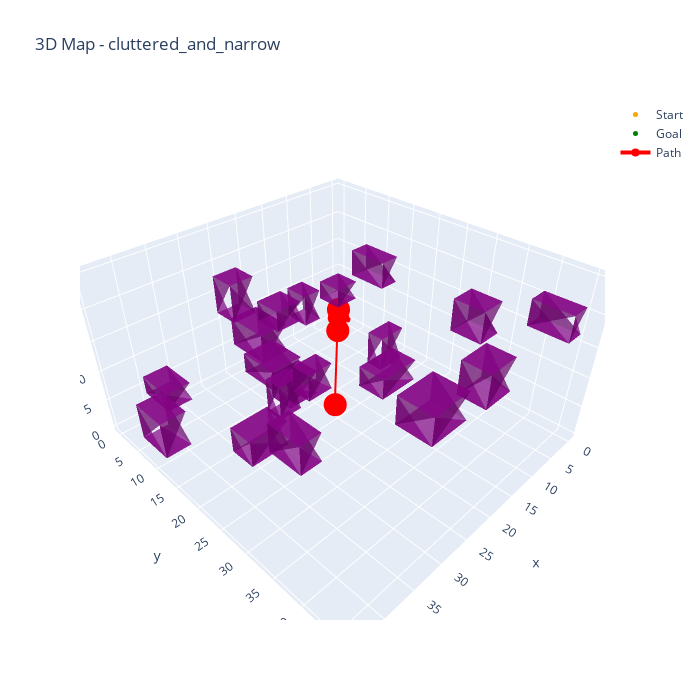

Notebook code for this chart:
### Code cell
vis3d = MapVisualizer(dimensions=3, bounds=(50, 50, 30), map_type="cluttered_and_narrow")
vis3d.plot_start_goal((0, 0, 0), (40, 40, 25))
vis3d.plot_path_trace([(0, 0, 0), (10, 10, 10), (20, 20, 15), (40, 40, 25)])
vis3d.show()

### Figure 1 — Plotly figure (JSON) as saved in the notebook; plotly's stock layout.template omitted (floating-point values rounded to 4 significant figures)
{"data": [{"color": "purple", "i": [0, 0, 0, 1, 1, 2, 2, 3, 4, 4, 5, 6], "j": [1, 2, 3, 2, 5, 3, 6, 0, 5, 6, 6, 7], "k": [2, 3, 0, 5, 6, 6, 7, 4, 6, 7, 4, 4], "opacity": 0.7, "type": "mesh3d", "x": [5, 9, 9, 5, 5, 9, 9, 5], "y": [31, 31, 36, 36, 31, 31, 36, 36], "z": [15, 15, 15, 15, 20, 20, 20, 20]}, {"color": "purple", "i": [0, 0, 0, 1, 1, 2, 2, 3, 4, 4, 5, 6], "j": [1, 2, 3, 2, 5, 3, 6, 0, 5, 6, 6, 7], "k": [2, 3, 0, 5, 6, 6, 7, 4, 6, 7, 4, 4], "opacity": 0.7, "type": "mesh3d", "x": [2, 5, 5, 2, 2, 5, 5, 2], "y": [40, 40, 46, 46, 40, 40, 46, 46], "z": [18, 18, 18, 18, 22, 22, 22, 22]}, {"color": "purple", "i": [0, 0, 0, 1, 1, 2, 2, 3, 4, 4, 5, 6], "j": [1, 2, 3, 2, 5, 3, 6, 0, 5, 6, 6, 7], "k": [2, 3, 0, 5, 6, 6, 7, 4, 6, 7, 4, 4], "opacity": 0.7, "type": "mesh3d", "x": [36, 40, 40, 36, 36, 40, 40, 36], "y": [0, 0, 6, 6, 0, 0, 6, 6], "z": [4, 4, 4, 4, 7, 7, 7, 7]}, {"color": "purple", "i": [0, 0, 0, 1, 1, 2, 2, 3, 4, 4, 5, 6], "j": [1, 2, 3, 2, 5, 3, 6, 0, 5, 6, 6, 7], "k": [2, 3, 0, 5, 6, 6, 7, 4, 6, 7, 4, 4], "opacity": 0.7, "type": "mesh3d", "x": [29, 33, 33, 29, 29, 33, 33, 29], "y": [14, 14, 20, 20, 14, 14, 20, 20], "z": [16, 16, 16, 16, 20, 20, 20, 20]}, {"color": "purple", "i": [0, 0, 0, 1, 1, 2, 2, 3, 4, 4, 5, 6], "j": [1, 2, 3, 2, 5, 3, 6, 0, 5, 6, 6, 7], "k": [2, 3, 0, 5, 6, 6, 7, 4, 6, 7, 4, 4], "opacity": 0.7, "type": "mesh3d", "x": [40, 44, 44, 40, 40, 44, 44, 40], "y": [5, 5, 11, 11, 5, 5, 11, 11], "z": [1, 1, 1, 1, 7, 7, 7, 7]}, {"color": "purple", "i": [0, 0, 0, 1, 1, 2, 2, 3, 4, 4, 5, 6], "j": [1, 2, 3, 2, 5, 3, 6, 0, 5, 6, 6, 7], "k": [2, 3, 0, 5, 6, 6, 7, 4, 6, 7, 4, 4], "opacity": 0.7, "type": "mesh3d", "x": [4, 10, 10, 4, 4, 10, 10, 4], "y": [34, 34, 39, 39, 34, 34, 39, 39], "z": [6, 6, 6, 6, 12, 12, 12, 12]}, {"color": "purple", "i": [0, 0, 0, 1, 1, 2, 2, 3, 4, 4, 5, 6], "j": [1, 2, 3, 2, 5, 3, 6, 0, 5, 6, 6, 7], "k": [2, 3, 0, 5, 6, 6, 7, 4, 6, 7, 4, 4], "opacity": 0.7, "type": "mesh3d", "x": [25, 31, 31, 25, 25, 31, 31, 25], "y": [40, 40, 45, 45, 40, 40, 45, 45], "z": [17, 17, 17, 17, 21, 21, 21, 21]}, {"color": "purple", "i": [0, 0, 0, 1, 1, 2, 2, 3, 4, 4, 5, 6], "j": [1, 2, 3, 2, 5, 3, 6, 0, 5, 6, 6, 7], "k": [2, 3, 0, 5, 6, 6, 7, 4, 6, 7, 4, 4], "opacity": 0.7, "type": "mesh3d", "x": [14, 17, 17, 14, 14, 17, 17, 14], "y": [6, 6, 10, 10, 6, 6, 10, 10], "z": [10, 10, 10, 10, 15, 15, 15, 15]}, {"color": "purple", "i": [0, 0, 0, 1, 1, 2, 2, 3, 4, 4, 5, 6], "j": [1, 2, 3, 2, 5, 3, 6, 0, 5, 6, 6, 7], "k": [2, 3, 0, 5, 6, 6, 7, 4, 6, 7, 4, 4], "opacity": 0.7, "type": "mesh3d", "x": [8, 11, 11, 8, 8, 11, 11, 8], "y": [14, 14, 20, 20, 14, 14, 20, 20], "z": [18, 18, 18, 18, 22, 22, 22, 22]}, {"color": "purple", "i": [0, 0, 0, 1, 1, 2, 2, 3, 4, 4, 5, 6], "j": [1, 2, 3, 2, 5, 3, 6, 0, 5, 6, 6, 7], "k": [2, 3, 0, 5, 6, 6, 7, 4, 6, 7, 4, 4], "opacity": 0.7, "type": "mesh3d", "x": [34, 38, 38, 34, 34, 38, 38, 34], "y": [28, 28, 31, 31, 28, 28, 31, 31], "z": [18, 18, 18, 18, 21, 21, 21, 21]}, {"color": "purple", "i": [0, 0, 0, 1, 1, 2, 2, 3, 4, 4, 5, 6], "j": [1, 2, 3, 2, 5, 3, 6, 0, 5, 6, 6, 7], "k": [2, 3, 0, 5, 6, 6, 7, 4, 6, 7, 4, 4], "opacity": 0.7, "type": "mesh3d", "x": [33, 39, 39, 33, 33, 39, 39, 33], "y": [20, 20, 24, 24, 20, 20, 24, 24], "z": [5, 5, 5, 5, 9, 9, 9, 9]}, {"color": "purple", "i": [0, 0, 0, 1, 1, 2, 2, 3, 4, 4, 5, 6], "j": [1, 2, 3, 2, 5, 3, 6, 0, 5, 6, 6, 7], "k": [2, 3, 0, 5, 6, 6, 7, 4, 6, 7, 4, 4], "opacity": 0.7, "type": "mesh3d", "x": [24, 28, 28, 24, 24, 28, 28, 24], "y": [13, 13, 17, 17, 13, 13, 17, 17], "z": [17, 17, 17, 17, 20, 20, 20, 20]}, {"color": "purple", "i": [0, 0, 0, 1, 1, 2, 2, 3, 4, 4, 5, 6], "j": [1, 2, 3, 2, 5, 3, 6, 0, 5, 6, 6, 7], "k": [2, 3, 0, 5, 6, 6, 7, 4, 6, 7, 4, 4], "opacity": 0.7, "type": "mesh3d", "x": [26, 31, 31, 26, 26, 31, 31, 26], "y": [13, 13, 19, 19, 13, 13, 19, 19], "z": [10, 10, 10, 10, 13, 13, 13, 13]}, {"color": "purple", "i": [0, 0, 0, 1, 1, 2, 2, 3, 4, 4, 5, 6], "j": [1, 2, 3, 2, 5, 3, 6, 0, 5, 6, 6, 7], "k": [2, 3, 0, 5, 6, 6, 7, 4, 6, 7, 4, 4], "opacity": 0.7, "type": "mesh3d", "x": [2, 7, 7, 2, 2, 7, 7, 2], "y": [14, 14, 17, 17, 14, 14, 17, 17], "z": [0, 0, 0, 0, 6, 6, 6, 6]}, {"color": "purple", "i": [0, 0, 0, 1, 1, 2, 2, 3, 4, 4, 5, 6], "j": [1, 2, 3, 2, 5, 3, 6, 0, 5, 6, 6, 7], "k": [2, 3, 0, 5, 6, 6, 7, 4, 6, 7, 4, 4], "opacity": 0.7, "type": "mesh3d", "x": [23, 27, 27, 23, 23, 27, 27, 23], "y": [12, 12, 15, 15, 12, 12, 15, 15], "z": [0, 0, 0, 0, 6, 6, 6, 6]}, {"color": "purple", "i": [0, 0, 0, 1, 1, 2, 2, 3, 4, 4, 5, 6], "j": [1, 2, 3, 2, 5, 3, 6, 0, 5, 6, 6, 7], "k": [2, 3, 0, 5, 6, 6, 7, 4, 6, 7, 4, 4], "opacity": 0.7, "type": "mesh3d", "x": [39, 42, 42, 39, 39, 42, 42, 39], "y": [32, 32, 37, 37, 32, 32, 37, 37], "z": [15, 15, 15, 15, 19, 19, 19, 19]}, {"color": "purple", "i": [0, 0, 0, 1, 1, 2, 2, 3, 4, 4, 5, 6], "j": [1, 2, 3, 2, 5, 3, 6, 0, 5, 6, 6, 7], "k": [2, 3, 0, 5, 6, 6, 7, 4, 6, 7, 4, 4], "opacity": 0.7, "type": "mesh3d", "x": [26, 30, 30, 26, 26, 30, 30, 26], "y": [22, 22, 25, 25, 22, 22, 25, 25], "z": [11, 11, 11, 11, 15, 15, 15, 15]}, {"color": "purple", "i": [0, 0, 0, 1, 1, 2, 2, 3, 4, 4, 5, 6], "j": [1, 2, 3, 2, 5, 3, 6, 0, 5, 6, 6, 7], "k": [2, 3, 0, 5, 6, 6, 7, 4, 6, 7, 4, 4], "opacity": 0.7, "type": "mesh3d", "x": [8, 12, 12, 8, 8, 12, 12, 8], "y": [8, 8, 12, 12, 8, 8, 12, 12], "z": [12, 12, 12, 12, 15, 15, 15, 15]}, {"color": "purple", "i": [0, 0, 0, 1, 1, 2, 2, 3, 4, 4, 5, 6], "j": [1, 2, 3, 2, 5, 3, 6, 0, 5, 6, 6, 7], "k": [2, 3, 0, 5, 6, 6, 7, 4, 6, 7, 4, 4], "opacity": 0.7, "type": "mesh3d", "x": [24, 28, 28, 24, 24, 28, 28, 24], "y": [3, 3, 7, 7, 3, 3, 7, 7], "z": [14, 14, 14, 14, 20, 20, 20, 20]}, {"color": "purple", "i": [0, 0, 0, 1, 1, 2, 2, 3, 4, 4, 5, 6], "j": [1, 2, 3, 2, 5, 3, 6, 0, 5, 6, 6, 7], "k": [2, 3, 0, 5, 6, 6, 7, 4, 6, 7, 4, 4], "opacity": 0.7, "type": "mesh3d", "x": [19, 25, 25, 19, 19, 25, 25, 19], "y": [29, 29, 33, 33, 29, 29, 33, 33], "z": [13, 13, 13, 13, 16, 16, 16, 16]}, {"marker": {"color": "orange", "size": 5}, "mode": "markers", "name": "Start", "type": "scatter3d", "x": [0], "y": [0], "z": [0]}, {"marker": {"color": "green", "size": 5}, "mode": "markers", "name": "Goal", "type": "scatter3d", "x": [40], "y": [40], "z": [25]}, {"line": {"color": "red", "width": 4}, "mode": "lines+markers", "name": "Path", "type": "scatter3d", "x": [0, 10, 20, 40], "y": [0, 10, 20, 40], "z": [0, 10, 15, 25]}], "layout": {"height": 700, "scene": {"xaxis": {"nticks": 10}, "yaxis": {"nticks": 10}, "zaxis": {"nticks": 10}}, "title": {"text": "3D Map - cluttered_and_narrow"}, "width": 700}}
